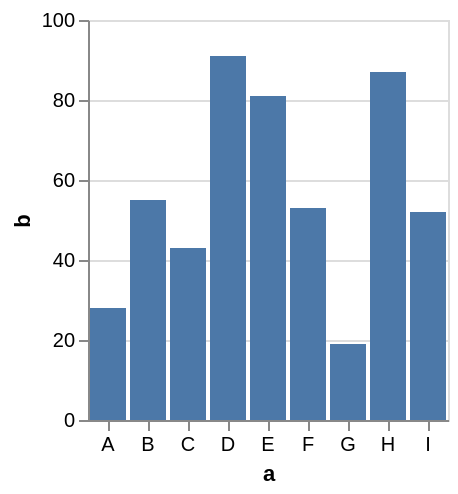

Source (Vega-Lite JSON):
### Vega specification from a JSON file in a GitHub repository (floating-point values rounded to 4 significant figures)
{"$schema": "https://vega.github.io/schema/vega/v5.json", "description": "A simple bar chart with embedded data.", "background": "white", "padding": 5, "height": 200, "style": "cell", "data": [{"name": "source_0", "values": [{"a": "A", "b": 28}, {"a": "B", "b": 55}, {"a": "C", "b": 43}, {"a": "D", "b": 91}, {"a": "E", "b": 81}, {"a": "F", "b": 53}, {"a": "G", "b": 19}, {"a": "H", "b": 87}, {"a": "I", "b": 52}]}, {"name": "data_0", "source": "source_0", "transform": [{"type": "stack", "groupby": ["a"], "field": "b", "sort": {"field": [], "order": []}, "as": ["b_start", "b_end"], "offset": "zero"}, {"type": "filter", "expr": "isValid(datum[\"b\"]) && isFinite(+datum[\"b\"])"}]}], "signals": [{"name": "x_step", "value": 20}, {"name": "width", "update": "bandspace(domain('x').length, 0.1, 0.05) * x_step"}, {"name": "cornerRadius", "value": 0, "bind": {"input": "range", "min": 0, "max": 50, "step": 1}}], "marks": [{"type": "group", "from": {"facet": {"data": "data_0", "name": "stack_group_main", "groupby": ["a"], "aggregate": {"fields": ["b_start", "b_start", "b_end", "b_end"], "ops": ["min", "max", "min", "max"]}}}, "encode": {"update": {"x": {"scale": "x", "field": "a"}, "width": {"scale": "x", "band": 1}, "y": {"signal": "min(scale('y',datum[\"min_b_start\"]),scale('y',datum[\"max_b_start\"]),scale('y',datum[\"min_b_end\"]),scale('y',datum[\"max_b_end\"]))"}, "y2": {"signal": "max(scale('y',datum[\"min_b_start\"]),scale('y',datum[\"max_b_start\"]),scale('y',datum[\"min_b_end\"]),scale('y',datum[\"max_b_end\"]))"}, "clip": {"value": true}, "cornerRadius": {"signal": "cornerRadius"}}}, "marks": [{"type": "group", "encode": {"update": {"y": {"field": {"group": "y"}, "mult": -1}, "width": {"field": {"group": "width"}}}}, "marks": [{"name": "marks", "type": "rect", "style": ["bar"], "from": {"data": "stack_group_main"}, "encode": {"update": {"fill": {"value": "#4c78a8"}, "ariaRoleDescription": {"value": "bar"}, "description": {"signal": "\"a: \" + (isValid(datum[\"a\"]) ? datum[\"a\"] : \"\"+datum[\"a\"]) + \"; b: \" + (format(datum[\"b\"], \"\"))"}, "width": {"field": {"group": "width"}}, "y": {"scale": "y", "field": "b_end"}, "y2": {"scale": "y", "field": "b_start"}}}}]}]}], "scales": [{"name": "x", "type": "band", "domain": {"data": "data_0", "field": "a", "sort": true}, "range": {"step": {"signal": "x_step"}}, "paddingInner": 0.1, "paddingOuter": 0.05}, {"name": "y", "type": "linear", "domain": {"data": "data_0", "fields": ["b_start", "b_end"]}, "range": [{"signal": "height"}, 0], "nice": true, "zero": true}], "axes": [{"scale": "y", "orient": "left", "gridScale": "x", "grid": true, "tickCount": {"signal": "ceil(height/40)"}, "domain": false, "labels": false, "aria": false, "maxExtent": 0, "minExtent": 0, "ticks": false, "zindex": 0}, {"scale": "x", "orient": "bottom", "grid": false, "title": "a", "labelAngle": 0, "labelBaseline": "top", "zindex": 0}, {"scale": "y", "orient": "left", "grid": false, "title": "b", "labelOverlap": true, "tickCount": {"signal": "ceil(height/40)"}, "zindex": 0}]}
